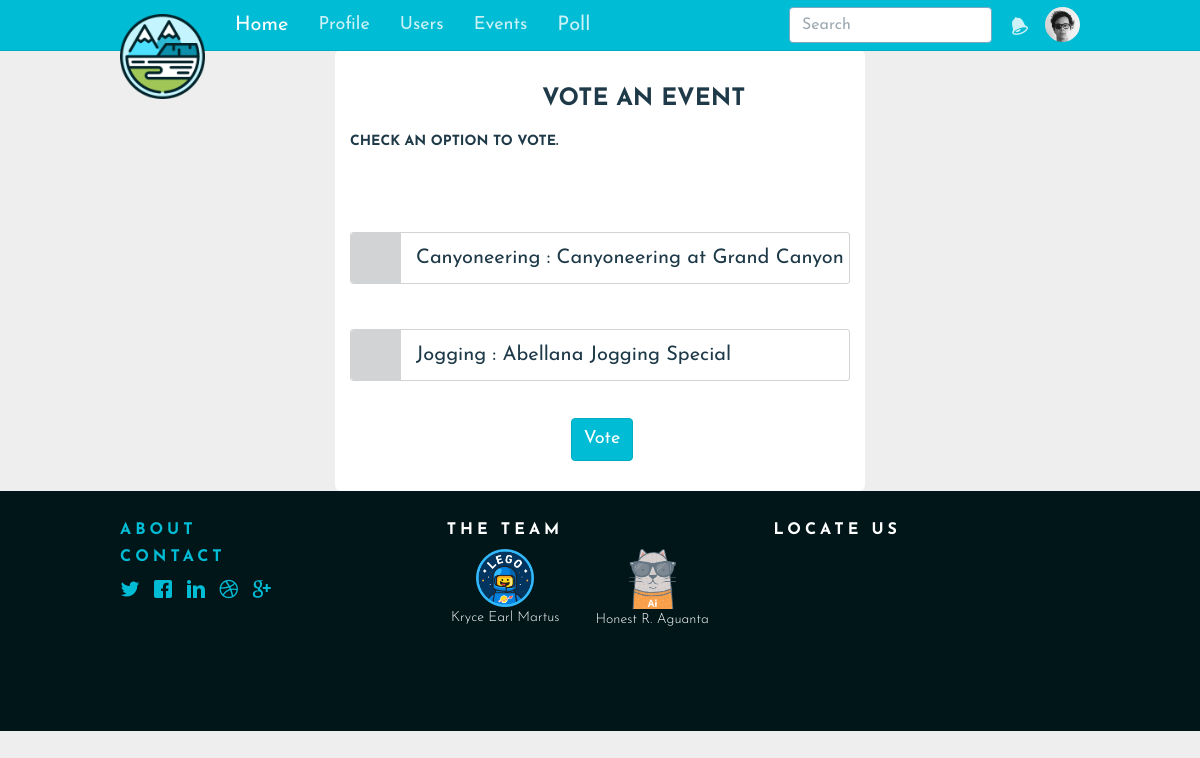
The app's page /eventPoll.php (signed in), older data.
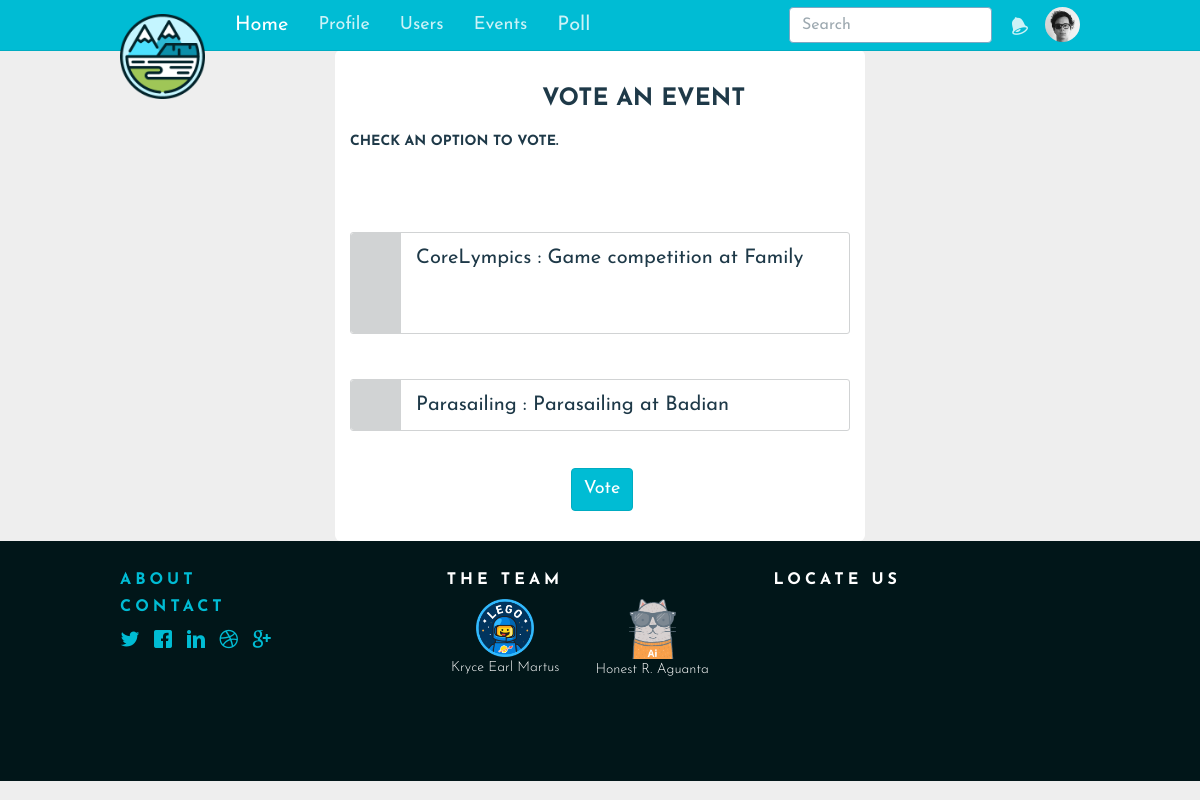
The same page, newer data.
### tables this page shows
CREATE TABLE `events` (
  `event_id` int(10) NOT NULL AUTO_INCREMENT,
  `evp_id` int(10) DEFAULT NULL,
  `name` varchar(255) DEFAULT NULL,
  `description` varchar(255) DEFAULT NULL,
  `location` text,
  `image` text,
  PRIMARY KEY (`event_id`),
  KEY `evp_id` (`evp_id`),
  CONSTRAINT `events_ibfk_1` FOREIGN KEY (`evp_id`) REFERENCES `event_voting_period` (`evp_id`)
);

### eventPoll.php (called while the page is built, shortened)
<?php
include('views/menubar/voteEvent.php')
?>

### class/eventPeriodClass.php (called while the page is built, shortened)
<?php
class eventPeriodClass
{
	public function getCurrentEventPeriod($dateToday)
	{
		try {
			$db = getDB();
			$st = $db->prepare("SELECT *
				FROM event_voting_period
				WHERE start_date <= ? && end_date >= ?");
			$st->execute(array($dateToday,$dateToday));
			$count=$st->rowCount();
			if($count)
			{
				$data = $st->fetch();
				return $data;
			}
			else
				return false;
		} catch (PDOException $e) {
		}
	}
}
?>

### class/eventClass.php (called while the page is built, shortened)
<?php
class eventClass
{
	public function getEventsByEVP($id)
	{
		try {
			$db = getDB();
			$st = $db->prepare("SELECT DISTINCT event_id, events.`evp_id`, start_event_date, name, description
				FROM EVENTS, event_voting_period
				WHERE events.`evp_id`=event_voting_period.`evp_id` AND events.`evp_id`=?");
			$st->execute(array($id));
			$count=$st->rowCount();
			$data=$st->fetchAll();
			if($count)
			return $data;
			else
			return false;
		} catch (PDOException $e) {
		}
	}
}
?>

### views/menubar/voteEvent.php (the view, shortened to what this page needs)
<?php
require_once 'views/layouts/header.php';
require_once 'views/layouts/nav.php';
include('class/eventClass.php');
include('class/eventPeriodClass.php');
$eventClass = new eventClass();
$eventPeriodClass = new eventPeriodClass();
$today = date("Y-m-d");
$EVP=$eventPeriodClass->getCurrentEventPeriod($today);
$events = $eventClass->getEventsByEVP($EVP['evp_id']);
?>
<!DOCTYPE html>
<html lang="en">
<head>
	<link rel="stylesheet" href="assets/css/polls.css">
</head>
<body>
	<div class = "container">
		<form method="post" class="form-horizontal" role="form">
				<?php if($EVP!=false)
						{ ?>
					<h3>Vote an Event</h3>
					<h5>Check an option to vote.</h5>
					<br>
					<div class="funkyradio">
						<?php
						foreach($events as $event)
						{
							?>
							<div class="funkyradio-info">
								<label for="radio<?=$event['event_id']?>"
								>
									<?php echo $event['name']  . ' : ' . $event['description']?>
								</label>
							</div>
							<?php } ?>
							</div> <br>
							<div class="form-group">
								<div class="col-sm-5 col-sm-offset-5">
									<button type="submit" class="btn btn-primary" name="voteEvent">
										Vote
									</button>
								</div>
							</div>
						<?php } ?>
				</form>
			</div>
</body>
</html>
<?php
require_once 'views/layouts/footer.php';
?>

Row changes from the older to the newer data that the page shows:
no longer on this page (row unchanged): events: name "Canyoneering", description "Canyoneering at Grand Canyon"
no longer on this page (row unchanged): events: name "Jogging", description "Abellana Jogging Special"
added events: name "CoreLympics", description "Game competition at Family Park"
added events: name "Parasailing", description "Parasailing at Badian"
